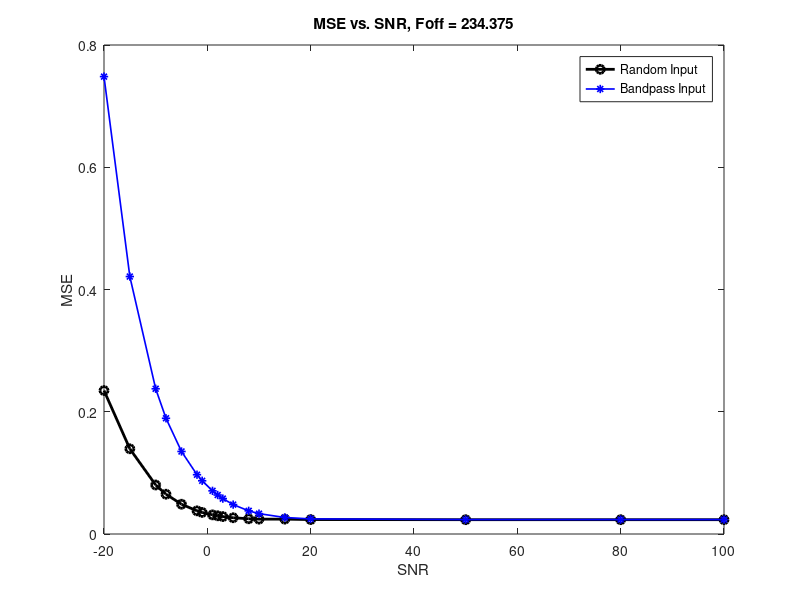
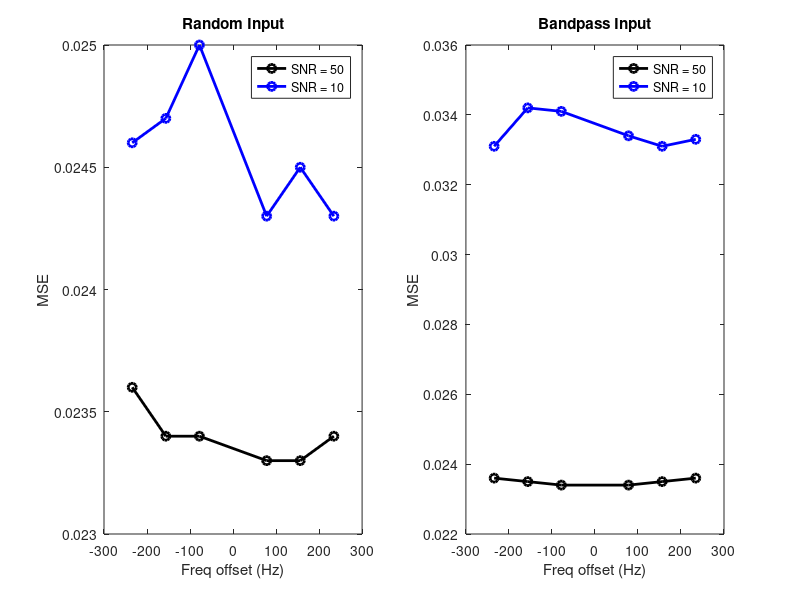

These figures' MATLAB source, in order:
clear; clc; close all;

figure; 
SNR = [-20 -15 -10 -8 -5 -2 -1 1 2 3 5 8 10 15 20 50 80 100];
MSE_R = [0.2347 0.1394 0.0802 0.0651 0.0487 0.0379 0.0353 0.0313 0.0298 0.0285 0.0266 0.0249 0.0243 0.0243 0.0236 0.0234 0.0234 0.0234];
plot(SNR, MSE_R, '-o', 'color', 'black', 'linewidth', 2);
hold on
SNR = [-20 -15 -10 -8 -5 -2 -1 1 2 3 5 8 10 15 20 50 80 100];
MSE_B = [0.7483 0.4212 0.2376 0.1893 0.1350 0.0970 0.0871 0.0706 0.0638 0.0579 0.0481 0.0379 0.0333 0.0270 0.0247 0.0236 0.0236 0.0236];
plot(SNR, MSE_B, '-*', 'color', 'blue', 'linewidth', 1.2);
xlabel('SNR'); ylabel('MSE'); title('MSE vs. SNR, Foff = 234.375');
legend('Random Input', 'Bandpass Input');

Foff = [-234.375 -156.250 -78.125 78.125 156.250 234.375];
R50 = [0.0236 0.0234 0.0234 0.0233 0.0233 0.0234];
R10 = [0.0246 0.0247 0.0250 0.0243 0.0245 0.0243];
B50 = [0.0236 0.0235 0.0234 0.0234 0.0235 0.0236];
B10 = [0.0331 0.0342 0.0341 0.0334 0.0331 0.0333];

figure; subplot(1, 2, 1)
plot(Foff, R50, '-o', 'color', [0 0 0], 'linewidth', 2); hold on;
plot(Foff, R10, '-o', 'color', [0 0 1], 'linewidth', 2);
legend('SNR = 50', 'SNR = 10'); title('Random Input'); xlabel('Freq offset (Hz)'); ylabel('MSE');
subplot(1, 2, 2); 
plot(Foff, B50, '-o', 'color', [0 0 0], 'linewidth', 2); hold on
plot(Foff, B10, '-o', 'color', [0 0 1], 'linewidth', 2);
legend('SNR = 50', 'SNR = 10'); title('Bandpass Input'); xlabel('Freq offset (Hz)'); ylabel('MSE');




